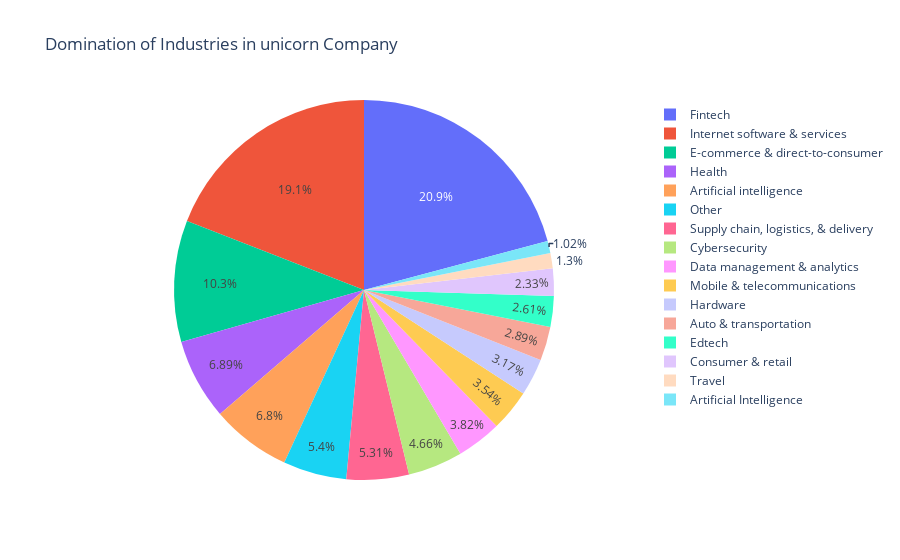

The notebook cell this image was saved under:
### Markdown cell above
**Domination of Industries in Unicorn Company**

### Code cell
fig = px.pie(df, names='Industry', title ='Domination of Industries in unicorn Company')
fig.show()

### Figure 1 — Plotly figure (JSON) as saved in the notebook; plotly's stock layout.template omitted (floating-point values rounded to 4 significant figures; data arrays with more than 128 entries replaced by an {"elided": "..."} marker saying what was removed)
{"data": [{"domain": {"x": [0, 1], "y": [0, 1]}, "hovertemplate": "Industry=%{label}<extra></extra>", "labels": {"elided": "1074 str values"}, "legendgroup": "", "name": "", "showlegend": true, "type": "pie"}], "layout": {"legend": {"tracegroupgap": 0}, "title": {"text": "Domination of Industries in unicorn Company"}}}
